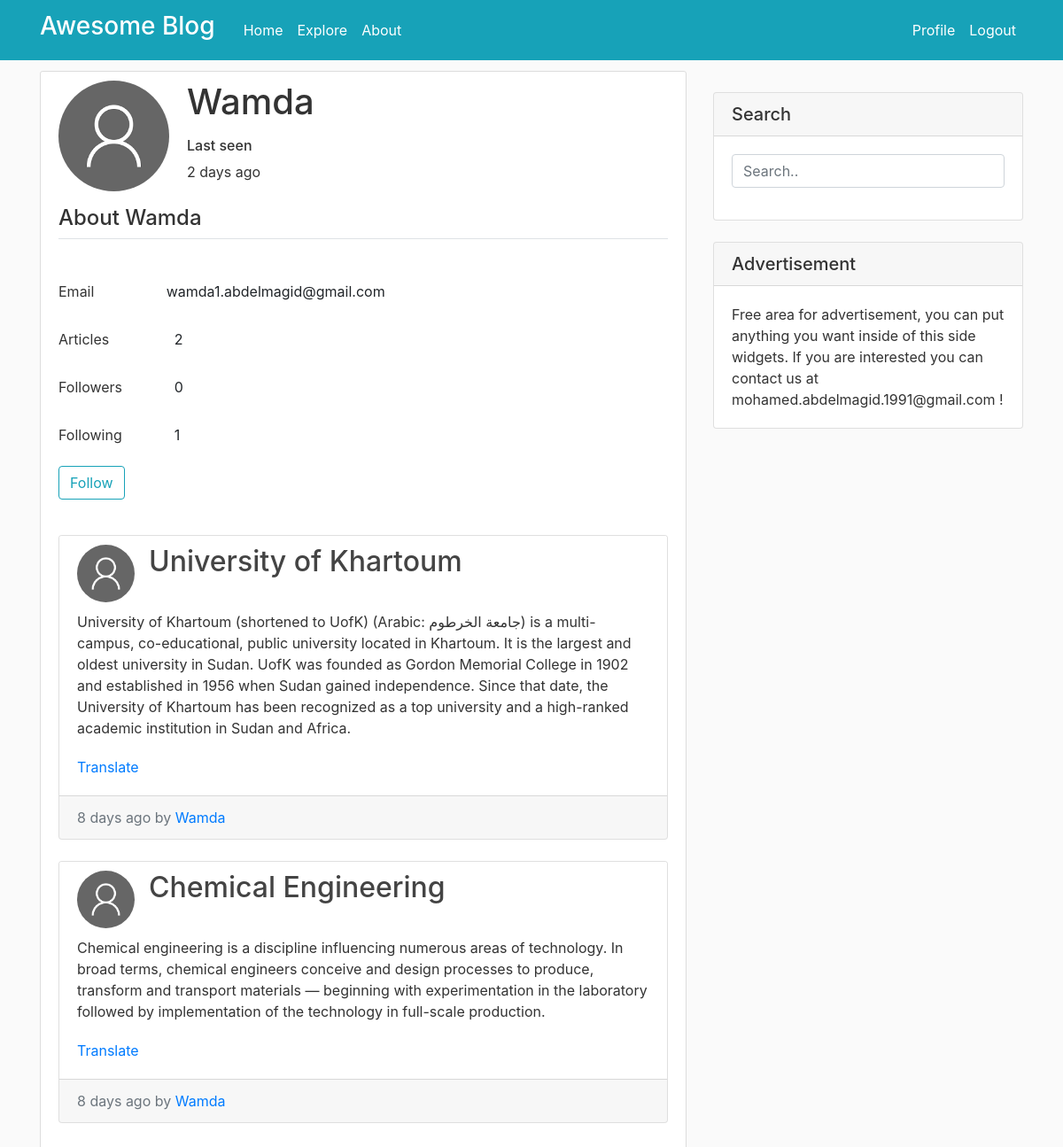
Screenshot of /account/Wamda (signed in) with the database file from the repository.
### webapp/models.py (models this page shows, shortened)
class User(UserMixin, db.Model):
    id = db.Column(db.Integer, primary_key=True)
    username = db.Column(db.String(64), index=True, unique=True, nullable=False)
    email = db.Column(db.String(120), index=True, unique=True, nullable=False)
    image_file = db.Column(db.String(20), nullable=False, default='default.png')
    password_hash = db.Column(db.String(128))
    about_me = db.Column(db.String(140))
    last_seen = db.Column(db.DateTime, default=datetime.utcnow)
    followed = db.relationship(
        'User', secondary=followers,
        primaryjoin=(followers.c.follower_id == id),
        secondaryjoin=(followers.c.followed_id == id),
        backref=db.backref('followers', lazy='dynamic'), lazy='dynamic')
    posts = db.relationship('Post', backref='author', lazy='dynamic')
    def is_following(self, user):
        return self.followed.filter(followers.c.followed_id == user.id).count() > 0

class SearchableMixin(object):
    @classmethod
    def before_commit(cls, session):
        session._changes = {
            'add': list(session.new),
            'update': list(session.dirty),
            'delete': list(session.deleted)
        }
    @classmethod
    def after_commit(cls, session):
        for obj in session._changes['add']:
            if isinstance(obj, SearchableMixin):
                add_to_index(obj.__tablename__, obj)
        for obj in session._changes['update']:
            if isinstance(obj, SearchableMixin):
                add_to_index(obj.__tablename__, obj)
        for obj in session._changes['delete']:
            if isinstance(obj, SearchableMixin):
                remove_from_index(obj.__tablename__, obj)
        session._changes = None

class Post(SearchableMixin, db.Model):
    __searchable__ = ['content', 'title']
    id = db.Column(db.Integer, primary_key=True)
    title = db.Column(db.String(100), nullable=False)
    date_posted = db.Column(db.DateTime, nullable=False, default=datetime.utcnow)
    content = db.Column(db.Text, nullable=False)
    user_id = db.Column(db.Integer, db.ForeignKey('user.id'), nullable=False)
    language = db.Column(db.String(5))

### webapp/main/routes.py (the view)
@main.route("/account/<string:username>", methods=['GET', 'POST'])
@login_required
def account(username):
    user = User.query.filter_by(username=username).first_or_404()
    posts = user.posts.order_by(Post.date_posted.desc()).all()
    image_file = url_for('static', filename='pics/' + user.image_file)
    return render_template('account.html', user=user, image_file=image_file, posts=posts, articles=len(posts))

### webapp/main/forms.py
class SearchForm(FlaskForm):
    q = StringField('Search', validators=[DataRequired()])
    def __init__(self, *args, **kwargs):
        if 'formdata' not in kwargs:
            kwargs['formdata'] = request.args
        if 'csrf_enabled' not in kwargs:
            kwargs['csrf_enabled'] = False
        super(SearchForm, self).__init__(*args, **kwargs)

### webapp/main/routes.py (called while the page is built)
@main.before_request
def before_request():
    if current_user.is_authenticated:
        current_user.last_seen = datetime.utcnow()
        db.session.commit()
        g.search_form = SearchForm()

### webapp/models.py (called while the page is built)
@login.user_loader
def load_user(id):
    return User.query.get(int(id))

### webapp/templates/account.html (shortened to what this page needs)
{% extends "layout.html" %}
{% block app_content %}
    <div class="content-section">
        <div class="media">
            <img class="rounded-circle account-img" src="{{ image_file }}">
            <div class="media-body">
                <h3 class="account-heading">{{ user.username }}</h3>
                {% if user.last_seen %}
                    <p class="text-secondary"><h6>Last seen </h6> {{ moment(user.last_seen).fromNow() }}</p>
                {% endif %}
            </div>
        </div>
        <form>
            <fieldset class="form-group ">
                <legend class="border-bottom mb-4"><h4>About {{ user.username }}</h4></legend>
                <div class="form-group row">
                    <label for="staticEmail" class="col-sm-2 col-form-label">Email</label>
                    <div class="col-sm-10">
                      <input type="text" readonly class="form-control-plaintext" value="{{ user.email }}">
                    </div>
                </div>
                <div class="form-group row">
                    <label for="numberOfArticles" class="col-sm-2 col-form-label">Articles</label>
                    <div class="col-sm-10">
                      <input type="text" readonly class="form-control-plaintext" value="  {{ articles }}">
                    </div>
                </div>
                <div class="form-group row">
                    <label for="numberOfFollowers" class="col-sm-2 col-form-label">Followers</label>
                    <div class="col-sm-10">
                      <input type="text" readonly class="form-control-plaintext" value="  {{ user.followers.count() }}">
                    </div>
                </div>
                <div class="form-group row">
                    <label for="numberOfFollowed" class="col-sm-2 col-form-label">Following</label>
                    <div class="col-sm-10">
                      <input type="text" readonly class="form-control-plaintext" value="  {{ user.followed.count() }}">
                    </div>
                </div>
                <div class="form-group">
                    {% if user == current_user %}
                    <a class="btn btn-outline-info" href="{{ url_for('main.edit_profile') }}" role="button">Edit profile</a>
                    {% elif not current_user.is_following(user) %}
                    <a class="btn btn-outline-info" href="{{ url_for('main.follow', username=user.username) }}">Follow</a>
                    {% else %}
                    <a class="btn btn-outline-danger" href="{{ url_for('main.unfollow', username=user.username) }}">Unfollow</a>
                    {% endif %}
                </div>
            </fieldset>
        </form>
        {% for post in posts %}
            {% include '_post.html' %}
        {% endfor %}
    </div>
{% endblock %}

### webapp/templates/_post.html
<div class="card my-4">
    <article class="media content-section border-0 mb-0">
        <img class="rounded-circle article-img" src="{{ url_for('static', filename='pics/' + post.author.image_file) }}">
        <div class="media-body">
            <h2 class="article-title">{{ post.title }}</h2>
        </div>
    </article>
    <div id="post{{ post.id }}" class="card-body pt-0">
        <p class="card-text">{{ post.content }}</p>
    </div>
    {% if post.language and post.language != 'ar' %}
    <div class="card-body pt-0" id="translation{{ post.id }}">
        <p class="card-text">
            <a href="javascript:translate(
                '#post{{ post.id }}',
                '#translation{{ post.id }}',
                '{{ post.language }}',
                'ar');"
            >Translate</a>
        </p>
    </div>
    {% endif %}
    <div class="card-footer text-muted">
        {{ moment(post.date_posted).fromNow() }} by
        <a href="/account/{{ post.author.username }}"> {{ post.author.username }}</a>
    </div>
</div>

### webapp/static/css/custom.css (style rules this page uses)
body { background: #fafafa; color: #333333; margin-top: 5rem; }
.content-section { background: #ffffff; padding: 10px 20px; border: 1px solid #dddddd; border-radius: 3px; margin-bottom: 20px; }
.article-title { color: #444444; }
.article-img { height: 65px; width: 65px; margin-right: 16px; }
.account-img { height: 125px; width: 125px; margin-right: 20px; margin-bottom: 16px; }
.account-heading { font-size: 2.5rem; }

### rows the page displays
User: username "Wamda", last_seen "2 days ago", email "wamda1.abdelmagid@gmail.com"
Post: image_file (placeholder picture), title "University of Khartoum", content "University of Khartoum (shortened to UofK) (Arabic: جامعة الخرطوم‎) is a multi-campus, co-educational, public university located in Khartoum. It is the largest and oldest university in Sudan. UofK was founded as Gordon Memorial College in 1902 and established in 1956 when Sudan gained independence. Since that date, the University of Khartoum has been recognized as a top university and a high-ranked academic institution in Sudan and Africa.", date_posted "8 days ago", author.username "Wamda"
Post: image_file (placeholder picture), title "Chemical Engineering", content "Chemical engineering is a discipline influencing numerous areas of technology. In broad terms, chemical engineers conceive and design processes to produce, transform and transport materials — beginning with experimentation in the laboratory followed by implementation of the technology in full-scale production.", date_posted "8 days ago", author.username "Wamda"
